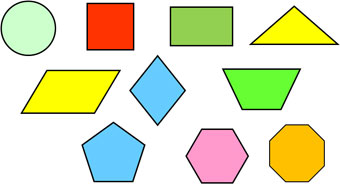
#> input picture rgb2gray/shapes.jpg, 340 x 185 px
$ jupyter execute --allow-errors rgb2gray.ipynb
#> lines starting #> are read from the running program, lines starting #| are printed output that depends on the picture
[cell 1]
import numpy as np
import matplotlib.pyplot as plt
from scipy import signal as sg
import cv2

[cell 2]
I = plt.imread('shapes.jpg')
#> I is the input picture: shape (185, 340, 3); mean R, G, B 222.6, 225.8, 190.5
plt.imshow(I)
plt.colorbar()
print(I.shape)
#| (185, 340, 3)
height, width, channels = I.shape
#> height = 185; width = 340; channels = 3
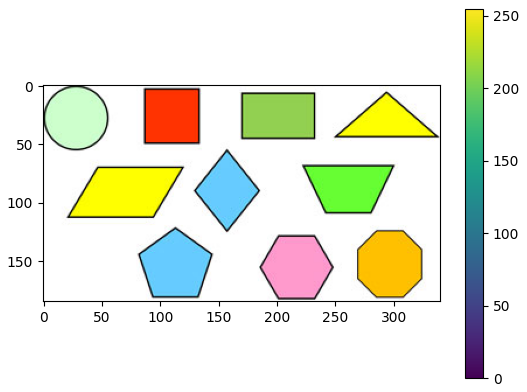
#> figure drawn by matplotlib, 2 panels

#> (a cell that did not finish here is left out)

[cell 4]
def rgb2Gray(img):
    for y in range(0,height):
        for x in range(0,width):
            img[y][x] =0.2126* img[y][x][0] + 0.7152 *img[y][x][1]+ 0.0722 *img[y][x][2]
    return img

#> (the rest of this cell did not finish here and is left out)
